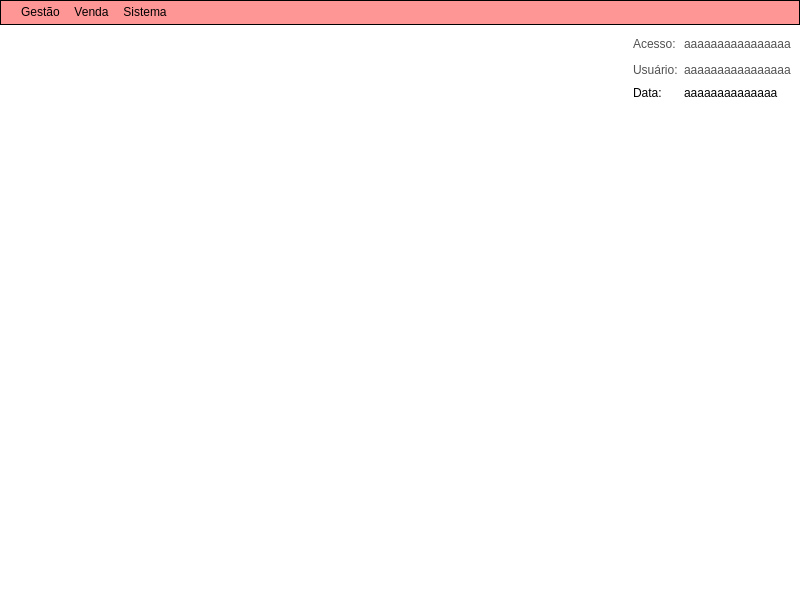
<?xml version="1.0" encoding="UTF-8"?>
<ui version="4.0">
 <class>tela_padrao</class>
 <widget class="QMainWindow" name="tela_padrao">
  <property name="geometry">
   <rect>
    <x>0</x>
    <y>0</y>
    <width>800</width>
    <height>600</height>
   </rect>
  </property>
  <property name="font">
   <font>
    <bold>true</bold>
   </font>
  </property>
  <property name="windowTitle">
   <string>MainWindow</string>
  </property>
  <property name="windowIcon">
   <iconset resource="resource_file.qrc">
    <normaloff>:/logo cin.png</normaloff>:/logo cin.png</iconset>
  </property>
  <property name="styleSheet">
   <string notr="true">background-color: white;
color:black;
</string>
  </property>
  <widget class="QWidget" name="centralwidget">
   <layout class="QGridLayout" name="gridLayout">
    <item row="1" column="2">
     <widget class="QLabel" name="acesso_in">
      <property name="styleSheet">
       <string notr="true">color:rgb(81, 81, 81)</string>
      </property>
      <property name="text">
       <string>aaaaaaaaaaaaaaaa</string>
      </property>
     </widget>
    </item>
    <item row="1" column="1">
     <widget class="QLabel" name="Acesso_str">
      <property name="font">
       <font>
        <bold>false</bold>
       </font>
      </property>
      <property name="styleSheet">
       <string notr="true">color:rgb(81, 81, 81)</string>
      </property>
      <property name="text">
       <string>Acesso:</string>
      </property>
     </widget>
    </item>
    <item row="5" column="1">
     <spacer name="verticalSpacer">
      <property name="orientation">
       <enum>Qt::Orientation::Vertical</enum>
      </property>
      <property name="sizeHint" stdset="0">
       <size>
        <width>20</width>
        <height>40</height>
       </size>
      </property>
     </spacer>
    </item>
    <item row="2" column="2">
     <widget class="QLabel" name="usuario_in">
      <property name="styleSheet">
       <string notr="true">color:rgb(81, 81, 81)</string>
      </property>
      <property name="text">
       <string>aaaaaaaaaaaaaaaa</string>
      </property>
     </widget>
    </item>
    <item row="2" column="1">
     <widget class="QLabel" name="usuario_str">
      <property name="font">
       <font>
        <bold>false</bold>
       </font>
      </property>
      <property name="styleSheet">
       <string notr="true">color:rgb(81, 81, 81)</string>
      </property>
      <property name="text">
       <string>Usuário:</string>
      </property>
     </widget>
    </item>
    <item row="1" column="0">
     <spacer name="horizontalSpacer">
      <property name="orientation">
       <enum>Qt::Orientation::Horizontal</enum>
      </property>
      <property name="sizeHint" stdset="0">
       <size>
        <width>40</width>
        <height>20</height>
       </size>
      </property>
     </spacer>
    </item>
    <item row="2" column="0">
     <spacer name="horizontalSpacer_2">
      <property name="orientation">
       <enum>Qt::Orientation::Horizontal</enum>
      </property>
      <property name="sizeHint" stdset="0">
       <size>
        <width>40</width>
        <height>20</height>
       </size>
      </property>
     </spacer>
    </item>
    <item row="3" column="1">
     <widget class="QLabel" name="label">
      <property name="text">
       <string>Data:</string>
      </property>
     </widget>
    </item>
    <item row="3" column="2">
     <widget class="QLabel" name="label_data">
      <property name="text">
       <string>aaaaaaaaaaaaaa</string>
      </property>
     </widget>
    </item>
   </layout>
  </widget>
  <widget class="QMenuBar" name="menubar">
   <property name="geometry">
    <rect>
     <x>0</x>
     <y>0</y>
     <width>800</width>
     <height>27</height>
    </rect>
   </property>
   <property name="styleSheet">
    <string notr="true">color: rgb(0, 0, 0);
background-color:rgb(255, 150, 150);
border: 1px solid black;
padding: 2px 10px;


</string>
   </property>
   <widget class="QMenu" name="menuGest_o">
    <property name="styleSheet">
     <string notr="true">color: rgb(0, 0, 0);
	background-color:rgb(255, 150, 150);
    border: 1px solid black;
    border-radius: 5px;
    padding: 2px 10px;


</string>
    </property>
    <property name="title">
     <string>Gestão</string>
    </property>
    <addaction name="actionEstoque"/>
    <addaction name="actionFuncionarios"/>
   </widget>
   <widget class="QMenu" name="menuSistema">
    <property name="styleSheet">
     <string notr="true">color: rgb(0, 0, 0);
	background-color:rgb(255, 150, 150);
    border: 1px solid black;
    border-radius: 5px;
    padding: 2px 10px;


</string>
    </property>
    <property name="title">
     <string>Sistema</string>
    </property>
    <addaction name="actionSair"/>
    <addaction name="actionSOBRE"/>
   </widget>
   <widget class="QMenu" name="menuNova_venda">
    <property name="styleSheet">
     <string notr="true">color: rgb(0, 0, 0);
	background-color:rgb(255, 150, 150);
    border: 1px solid black;
    border-radius: 5px;
    padding: 2px 10px;


</string>
    </property>
    <property name="title">
     <string>Venda</string>
    </property>
    <addaction name="actionNova_venda"/>
    <addaction name="actionHistorico_de_vendas"/>
   </widget>
   <addaction name="menuGest_o"/>
   <addaction name="menuNova_venda"/>
   <addaction name="menuSistema"/>
  </widget>
  <widget class="QStatusBar" name="statusbar">
   <property name="styleSheet">
    <string notr="true"/>
   </property>
  </widget>
  <action name="actionEstoque">
   <property name="checkable">
    <bool>false</bool>
   </property>
   <property name="text">
    <string>Estoque</string>
   </property>
  </action>
  <action name="actionVendas">
   <property name="text">
    <string>Vendas</string>
   </property>
  </action>
  <action name="actionFuncionarios">
   <property name="text">
    <string>Funcionarios</string>
   </property>
  </action>
  <action name="actionSair">
   <property name="text">
    <string>Sair</string>
   </property>
  </action>
  <action name="actionSOBRE">
   <property name="text">
    <string>SOBRE</string>
   </property>
  </action>
  <action name="actionAbrir_Caixa">
   <property name="text">
    <string>Abrir Caixa</string>
   </property>
  </action>
  <action name="actionFechar_caixa">
   <property name="text">
    <string>Fechar caixa</string>
   </property>
  </action>
  <action name="actionNova_venda">
   <property name="text">
    <string>Nova venda</string>
   </property>
  </action>
  <action name="actionHistorico_de_vendas">
   <property name="text">
    <string>Historico de vendas</string>
   </property>
  </action>
 </widget>
 <resources>
  <include location="resource_file.qrc"/>
 </resources>
 <connections/>
</ui>
